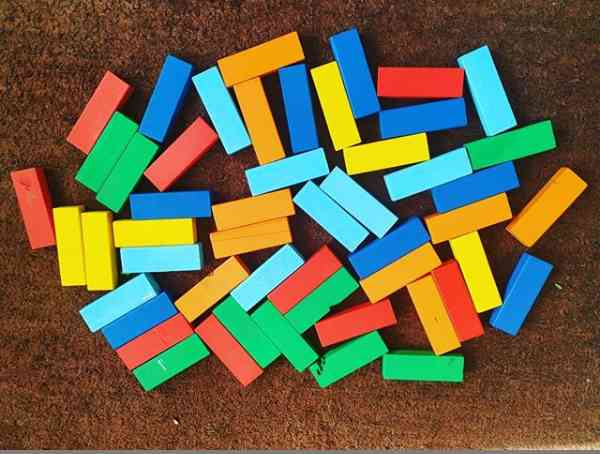
#> input picture 3/Clipboard01.jpg, 600 x 454 px
$ jupyter execute corner.ipynb
#> lines starting #> are read from the running program, lines starting #| are printed output that depends on the picture
[cell 1]
from skimage.io import imread
from skimage.color import rgb2gray
import matplotlib.pyplot as plt
from scipy import ndimage as ndi
from skimage.feature import peak_local_max
import cv2
from skimage.feature import corner_harris, corner_peaks

from pylab import rcParams
rcParams['figure.figsize'] = 15, 10

img = imread('Clipboard01.jpg')
#> img is the input picture: shape (454, 600, 3); mean R, G, B 106.6, 101.2, 71.1
imggray = rgb2gray(img)
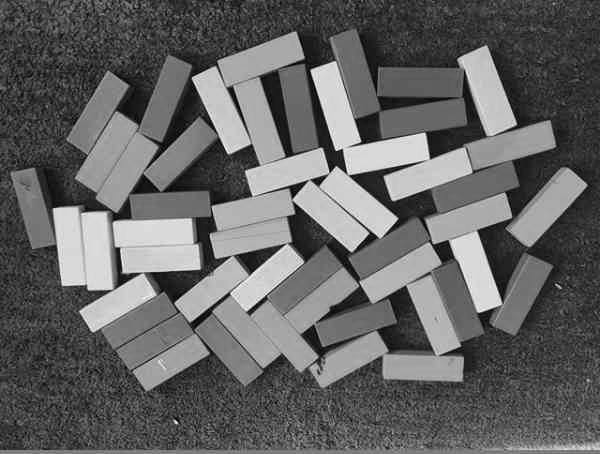
#> imggray: shape (454, 600) float64; min 0.00481, max 0.969, mean 0.393

plt.imshow(img, cmap="gray")
plt.axis("off")
plt.show()

[cell 2]
from scipy import signal as sig
import numpy as np

def gradient_x(imggray):
    ##Sobel operator kernels.
    kernel_x = np.array([[-1, 0, 1],[-2, 0, 2],[-1, 0, 1]])
    return sig.convolve2d(imggray, kernel_x, mode='same')
def gradient_y(imggray):
    kernel_y = np.array([[1, 2, 1], [0, 0, 0], [-1, -2, -1]])
    return sig.convolve2d(imggray, kernel_y, mode='same')
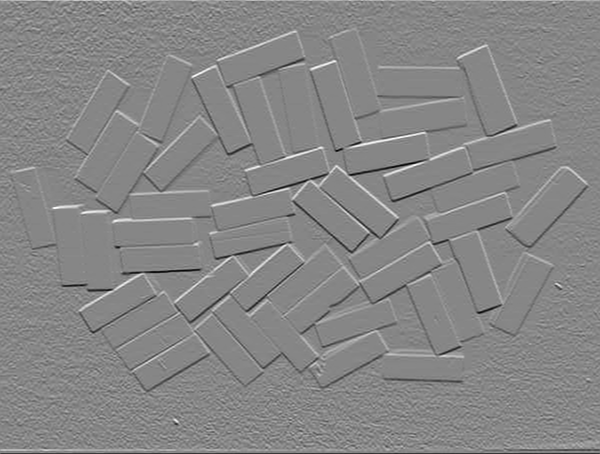
#> returned value: shape (454, 600) float64; min -3.29, max 2.95, mean 0.00215; drawn with min black and max white

I_x = gradient_x(imggray)
I_y = gradient_y(imggray)

[cell 3]
Ixx = ndi.gaussian_filter(I_x**2, sigma=1)
Ixy = ndi.gaussian_filter(I_y*I_x, sigma=1)
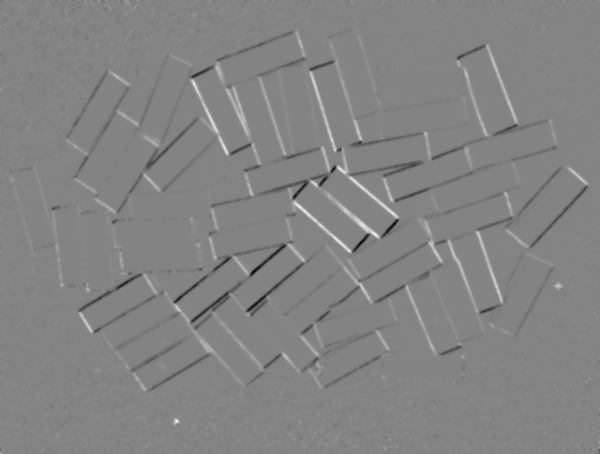
#> Ixy: shape (454, 600) float64; min -2.5, max 2.34, mean -0.00228; drawn with min black and max white
Iyy = ndi.gaussian_filter(I_y**2, sigma=1)
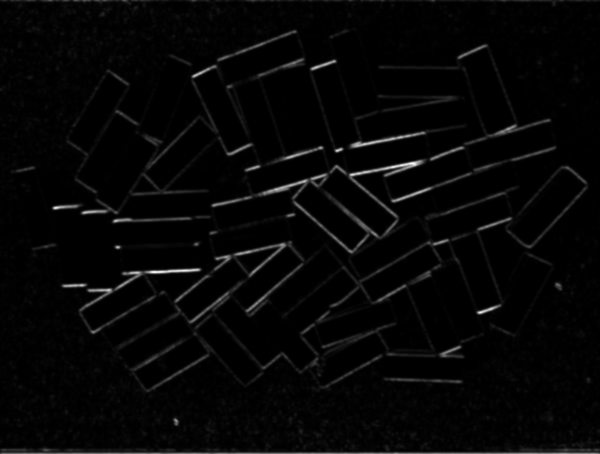
#> Iyy: shape (454, 600) float64; min 0, max 5.23, mean 0.132; drawn with min black and max white

[cell 4]
k = 0.06

# determinant
detA = Ixx * Iyy - Ixy ** 2
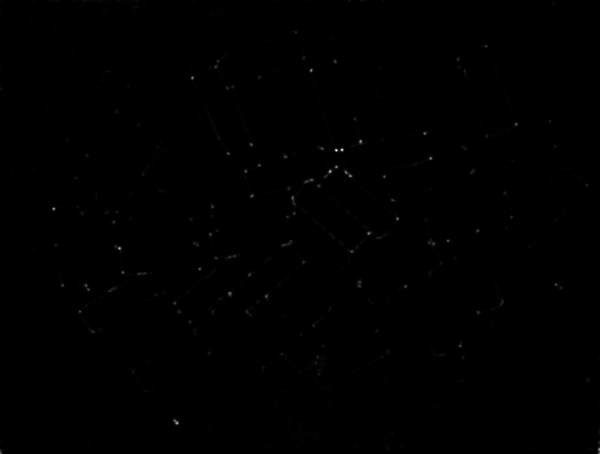
#> detA: shape (454, 600) float64; min 0, max 5.03, mean 0.01; drawn with min black and max white
# trace
traceA = Ixx + Iyy
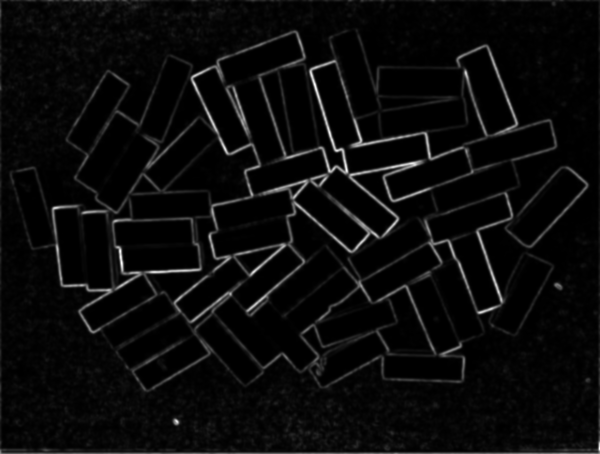
#> traceA: shape (454, 600) float64; min 0, max 5.98, mean 0.258; drawn with min black and max white

harris_response = detA - k * traceA ** 2
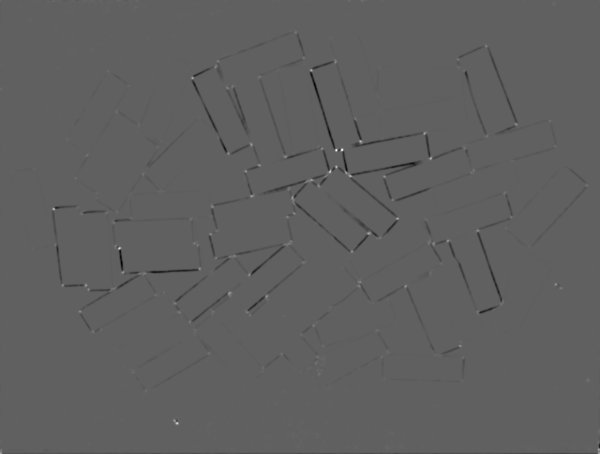
#> harris_response: shape (454, 600) float64; min -2.05, max 3.37, mean -0.0128; drawn with min black and max white

[cell 5]
img_copy_for_corners = np.copy(img)
img_copy_for_edges = np.copy(img)

for rowindex, response in enumerate(harris_response):
    for colindex, r in enumerate(response):
        if r > 0:
            # this is a corner
            img_copy_for_corners[rowindex, colindex] = [255,0,0]
        elif r < 0:
            # this is an edge
            img_copy_for_edges[rowindex, colindex] = [0,255,0]
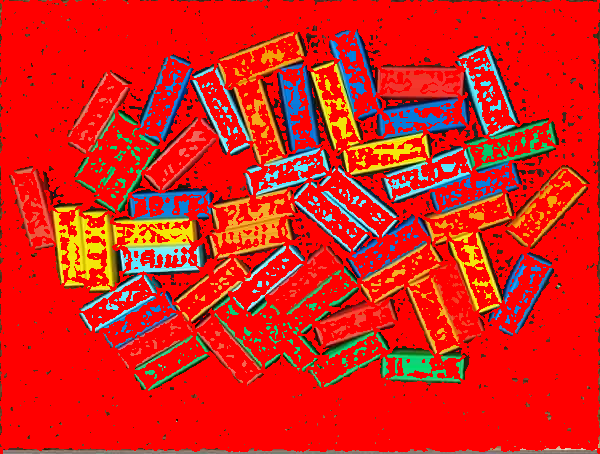
#> img_copy_for_corners: shape (454, 600, 3); mean R, G, B 220, 31.9, 22.6
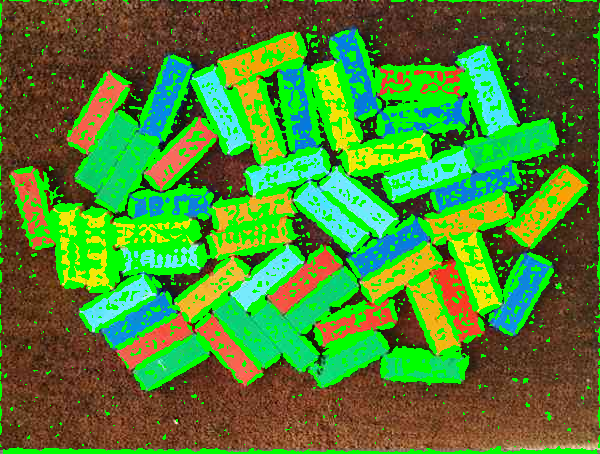
#> img_copy_for_edges: shape (454, 600, 3); mean R, G, B 77.6, 133.4, 48.6

fig, ax = plt.subplots()
ax.set_title("corners found")
ax.imshow(img_copy_for_corners)
plt.show()

### Non-max suppresion k = 0.06

[cell 6]
corners = corner_peaks(harris_response)
#> corners = 6160 pairs, first value 1 to 451, second value 1 to 598
fig, ax = plt.subplots()
print(img.shape)
#| (454, 600, 3)
ax.imshow(imggray, interpolation='nearest', cmap='gray')
ax.plot(corners[:, 1], corners[:, 0], '.r', markersize=15)
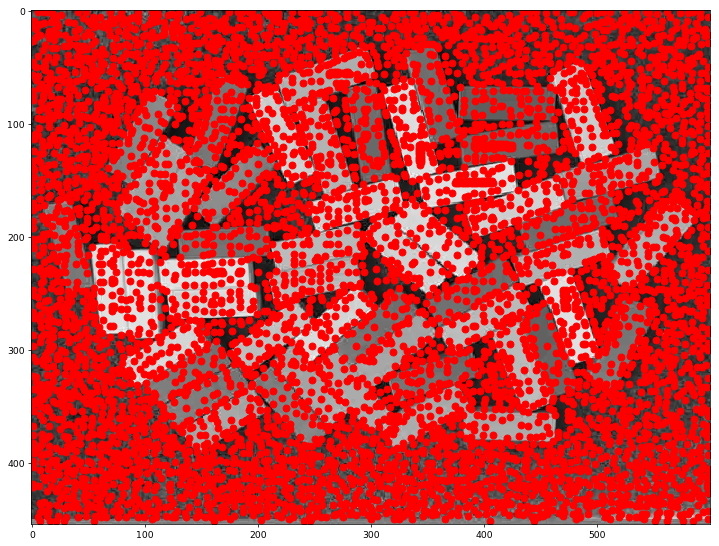
#> figure drawn by matplotlib, 1 panel
